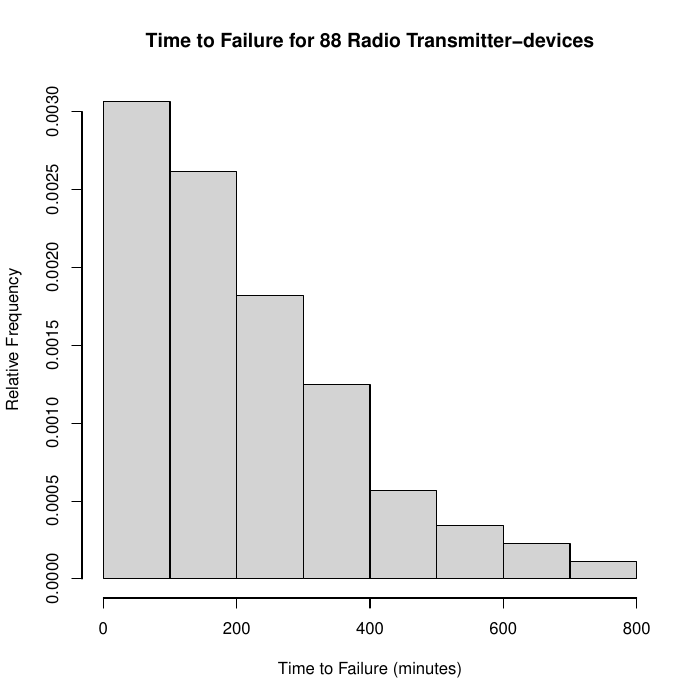

Write R code to recreate this figure.
# WMS Ex. 1.25 (b) - Relative frequency histogram representing
# lengths of time to failure for n=88 radio transmitter-devices.

radio <- c(
  16, 224, 16, 80, 96, 536, 400, 80,
  392, 576, 128, 56, 656, 224, 40, 32,
  358, 384, 256, 246, 328, 464, 448, 716,
  304, 16, 72, 8, 80, 72, 56, 608,
  108, 194, 136, 224, 80, 16, 424, 264,
  156, 216, 168, 184, 552, 72, 184, 240,
  438, 120, 308, 32, 272, 152, 328, 480,
  60, 208, 340, 104, 72, 168, 40, 152,
  360, 232, 40, 112, 112, 288, 168, 352,
  56, 72, 64, 40, 184, 264, 96, 224,
  168, 168, 114, 280, 152, 208, 160, 176
)

pdf("../../plots/ex1_25_b.pdf")

hist(radio,
  freq = FALSE,
  main = "Time to Failure for 88 Radio Transmitter-devices",
  xlab = "Time to Failure (minutes)",
  ylab = "Relative Frequency"
)

dev.off()
